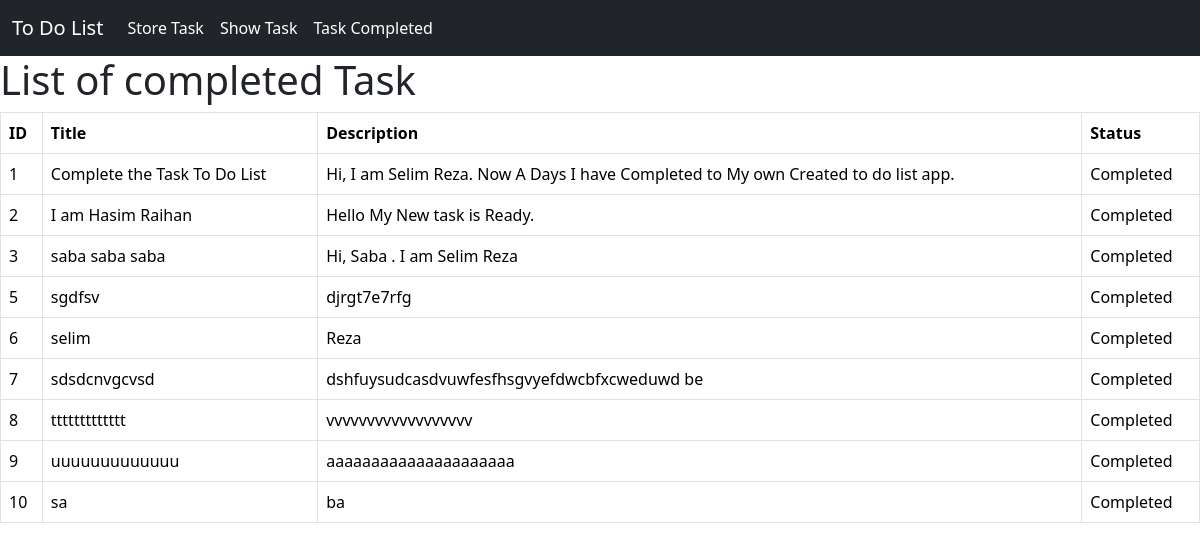
Screenshot of /task_completed/ with the database file from the repository.
### To_Do/models.py (models this page shows)
class TaskModel(models.Model):
    prirority_choise = [(i, f'{i}') for i in range(9)]
    id = models.IntegerField(primary_key=True)
    taskTitle = models.CharField(max_length=30)
    taskDescription = models.CharField(max_length=100)
    is_completed = models.BooleanField(default=False)

### To_Do/views.py (the view)
# urls.py: path('task_completed/', task_completed, name='taskcomplete'),
def task_completed(request):
    task = TaskModel.objects.all()
    return render(request, 'completed.html', {"task": task})

### To_Do/templates/completed.html
{% extends "base.html" %}
{% block content %}
<div style="width:50% margin:auto;">
<h1>List of completed Task</h1>
{% if task %}
<table class="table table-bordered">
       <thead class="thead-dark">
      <tr>
        <th scope="col">ID</th>
        <th scope="col">Title</th>
        <th scope="col">Description</th>
        <th scope="col">Status</th>
      </tr>
    </thead>
    <tbody>
      {% for item in task %}
      {% if item.is_completed == True %}
      <tr>
        <td>{{item.id}}</td>
        <td>{{item.taskTitle}}</td>
        <td>{{item.taskDescription}}</td>
        <td>Completed</td>
      </tr>
      {% endif %}
      {% endfor %}
    </tbody>
  </table>
  {% else %}
  <h1>No Data Avaliable</h1>
  {% endif %}
</div>
{% endblock %}

### To_Do/templates/base.html (shortened to what this page needs)
<!doctype html>
<html lang="en">
  <head>
    <link href="https://cdn.jsdelivr.net/npm/bootstrap@5.3.3/dist/css/bootstrap.min.css" rel="stylesheet">
  </head>
</head>
  <body>
    <nav class="navbar navbar-expand-lg bg-dark text-white">
      <div class="container-fluid">
        <a class="navbar-brand text-white" href="/">To Do List</a>
        <div class="collapse navbar-collapse text-white" id="navbarNav">
          <ul class="navbar-nav ">
            <li class="nav-item">
              <a class="nav-link active text-white" aria-current="page" href="{% url "store_task" %}">Store Task</a>
            </li>
            <li class="nav-item">
              <a class="nav-link active text-white" aria-current="page" href="{% url "show_task" %}">Show Task</a>
            </li>
            <li class="nav-item">
              <a class="nav-link active text-white" aria-current="page" href="{% url "taskcomplete" %}">Task Completed</a>
            </li>
          </ul>
        </div>
      </div>
    </nav>
   {% block content%} {% endblock %}
  </body>
  </body>
</html>

### rows the page displays
TaskModel: id "1", taskTitle "Complete the Task To Do List", taskDescription "Hi, I am Selim Reza. Now A Days I have Completed to My own Created to do list app."
TaskModel: id "2", taskTitle "I am Hasim Raihan", taskDescription "Hello My New task is Ready."
TaskModel: id "3", taskTitle "saba saba saba", taskDescription "Hi, Saba . I am Selim Reza"
TaskModel: id "5", taskTitle "sgdfsv", taskDescription "djrgt7e7rfg"
TaskModel: id "6", taskTitle "selim", taskDescription "Reza"
TaskModel: id "7", taskTitle "sdsdcnvgcvsd", taskDescription "dshfuysudcasdvuwfesfhsgvyefdwcbfxcweduwd be"
TaskModel: id "8", taskTitle "ttttttttttttt", taskDescription "vvvvvvvvvvvvvvvvvv"
TaskModel: id "9", taskTitle "uuuuuuuuuuuuu", taskDescription "aaaaaaaaaaaaaaaaaaaaa"
TaskModel: id "10", taskTitle "sa", taskDescription "ba"
